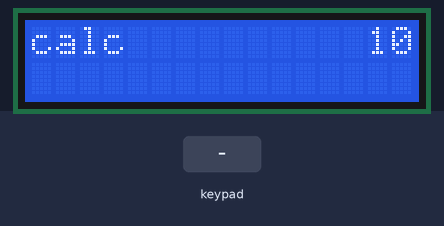
Simulated run of this sketch. Board: Arduino Uno, built with avr-gcc and run on an emulated ATmega328P. Parts: 16×2 character LCD. The inputs (shaded band) are chosen by the test bench. What the sketch prints to the serial monitor is not drawn.

Above: at 1.2 s.
1.3 s: keypad keys 7 + 5 = pressed 0.4 s apart
At 3.3 s:
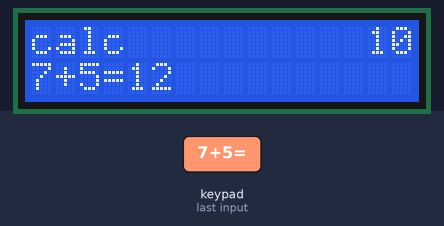
4.4 s: key '=' pressed
At 5.0 s:
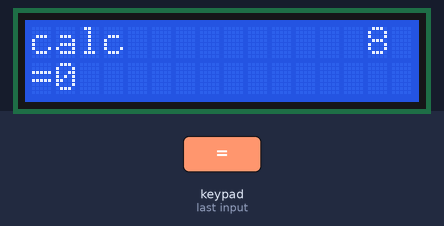
5.9 s: keypad keys 6 * 7 = pressed 0.4 s apart
At 7.9 s:
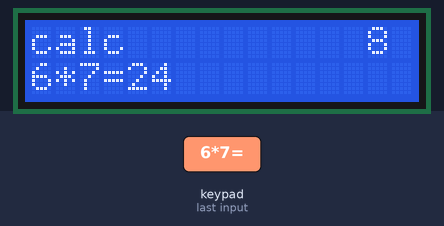
9.0 s: keypad keys 8 / 2 = pressed 0.4 s apart
At 11.6 s:
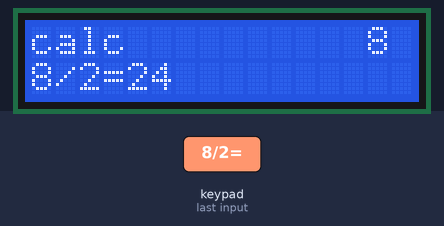
12.1 s: key '1' pressed
At 13.0 s:
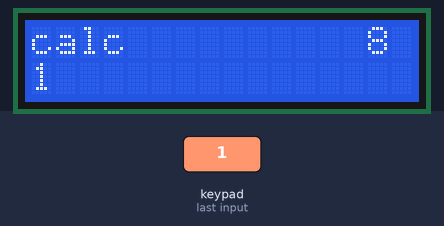
Timing chart, 0 to 14.6 s (numbered marks = the images above; inputs shaded):
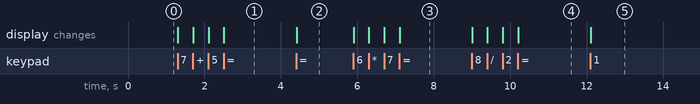

Measured:
- after the input at 1.3 s, the display: first changes at once (image 1 shows a later state)
- after the input at 4.4 s, the display: first changes at once (image 2 shows a later state)
- after the input at 5.9 s, the display: first changes at once (image 3 shows a later state)
- after the input at 9.0 s, the display: first changes at once (image 4 shows a later state)
- after the input at 12.1 s, the display: changes at once (image 5)

The sketch:

calculadora.ino
```cpp
#include <Keypad.h>
#include <Wire.h>
#include <LiquidCrystal.h>

const byte ROWS = 4;
const byte COLS = 4;
char keys[ROWS][COLS] = {
  {'1','2','3','+'},
  {'4','5','6','-'},
  {'7','8','9','*'},
  {'C','0','=','/'}
};

enum{
  DECIMAL = 10,
  OCTAL = 8,
  BINARY = 2
} state = DECIMAL;

bool isCalculator = true;

char operators;
String parameter1;
String parameter2;
int decimalParameter1;
int decimalParameter2;
long result;

byte rowPins[ROWS] = {A0,A1,A2,A3}; //connect to the row pinouts of the keypad
byte colPins[COLS] = {A4,A5,8,9}; //connect to the column pinouts of the keypad
Keypad customKeypad = Keypad( makeKeymap(keys), rowPins, colPins, ROWS, COLS);

const int
  rs = 12,
en = 11,
d4 = 5,
d5 = 4,
d6 = 3,
d7 = 2;
LiquidCrystal lcd(rs, en, d4, d5, d6, d7);
int cursor = 0;

void setup(){
  lcd.begin(16, 2);
  Serial.begin(9600);
}

void loop(){
  printHeader();
  calcOperations();
}

void changeState(){
  switch(state){
    case DECIMAL:  state=OCTAL; break;
    case OCTAL:   state=BINARY; break;
    case BINARY: state=DECIMAL; break;
  }
  if(state == DECIMAL){
    isCalculator = !isCalculator;
  }
  clearLdc(false);
}

void calcOperations(){
  char key = customKeypad.getKey();
  switch(key){
    case '0' ... '9':
    bool isFirstParam;
    isFirstParam = false;
    if(operators == 0){
      isFirstParam = true;
    }
    setParameter(key, isFirstParam);
    break;
    case '+':
    case '-':
    case '/':
    case '*':
    setOperator(key);
    break;
    case '=':
    result = calculateParams();
    printLcd('=');
    printLcd(result);
    resetAll();
    break;
    case 'C':
    resetAll();
    clearLdc(true);
    break;
  }
}

void clearLdc(bool lower){
  cursor = 0;
  lcd.setCursor(cursor, lower);
  lcd.print("                ");
  cursor = 0;
  lcd.setCursor(cursor, lower);
}

void printLcd(long result){
  lcd.setCursor(cursor, 1);
  lcd.print(result);
  cursor++;
}

void printLcd(char term){
  lcd.setCursor(cursor, 1);
  lcd.print(term);
  cursor++;
}

void printHeader(){
  lcd.setCursor(0, 0);
  if(isCalculator){
    lcd.print("calc");
  }else{
    lcd.print("conv");
  }
  lcd.print("          ");
  lcd.print(state);
  lcd.setCursor(cursor, 1);
}

long calculateParams(){
  if(parameter2 == "" && parameter1 == ""){
    changeState();
    clearLdc(true);
    return 0;
  }
  long result = 0;
  if(isCalculator){
    if(parameter2 == "" && parameter1 != ""){
      return parameter1.toInt();
    }
    switch(operators){
      case '+':
      Serial.println(convert(parameter1, 10));
      Serial.println(convert(parameter2, 10));
      result = convert(parameter1, 10) + convert(parameter2, 10);
      break;
      case '-':
      result = convert(parameter1, 10) + convert(parameter2, 10);
      break;
      case '/':
      result = convert(parameter1, 10) + convert(parameter2, 10);
      break;
      case '*':
      result = convert(parameter1, 10) + convert(parameter2, 10);
      break;
    }
    result = convertFromDecimal(String(result), state);
  }else{
    return convertFromDecimal(parameter1, state);
  }
  return result;
}

long convertFromDecimal(String str, int base){
  long number = str.toInt();
  String result = "";

  while(number > 0){
    result = (number % base) + result;
    number /= base;
  }
  return result.toInt();
}

long convert(String str, int base){
  if(state == DECIMAL){
    return str.toInt();
  }

  int size = str.length();
  int cont = 0;
  long result = 0;
  int expo = size-1;

  while(cont != size){
    String toBeNumber = String(str.charAt(cont));
    long number = toBeNumber.toInt();
	result += base*pow(number*base, expo);
    expo--;
    cont++;
  }

  return result;
}

int pow(int base, int expo){
  int result = base;
  if(expo == 1)return base;
  else if(expo == 0) return 1;
    while(expo > 1){
    result = result*base;
    expo--;
  }
  return result;
}

void resetAll(){
  operators = 0;
  parameter1 = "";
  parameter2 = "";
}

void setParameter(char key, bool firstParam){
  if(parameter1==""){
    clearLdc(true);
  }
  if(firstParam){
    parameter1+=key;
  }else{
    parameter2+=key;
  }
  printLcd(key);
}

void setOperator(char key){
  if(parameter1!=""){
    operators = key;
    printLcd(key);
  }
}
```
